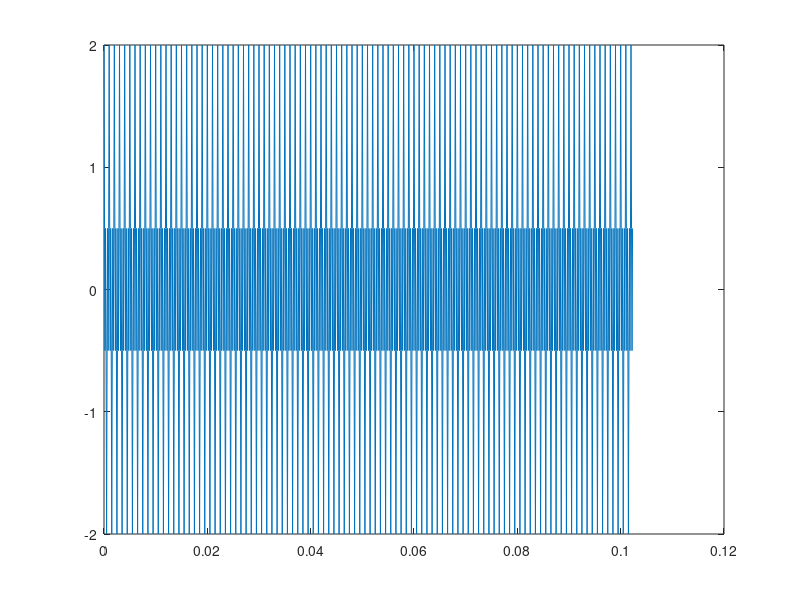
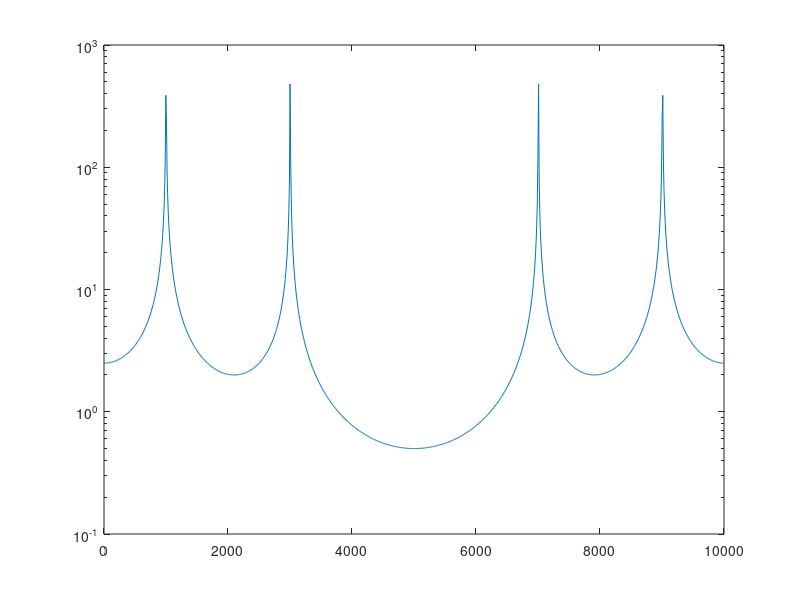
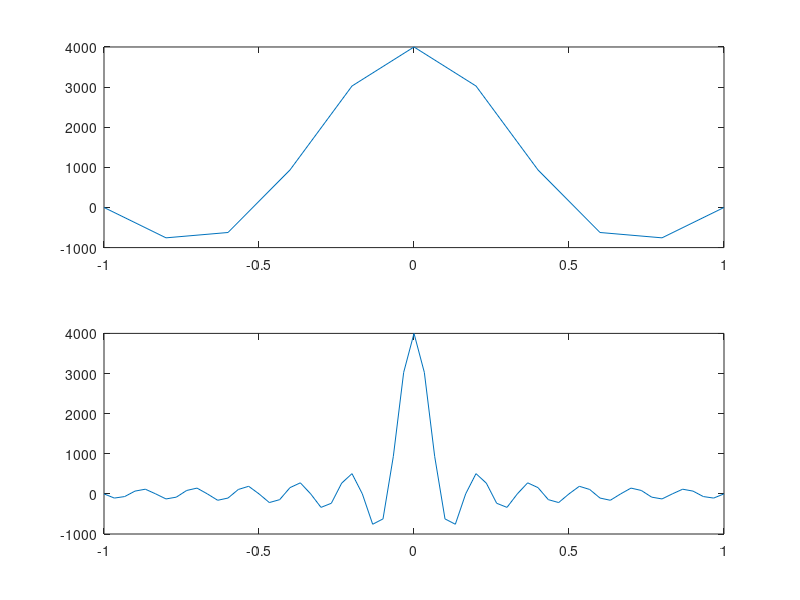
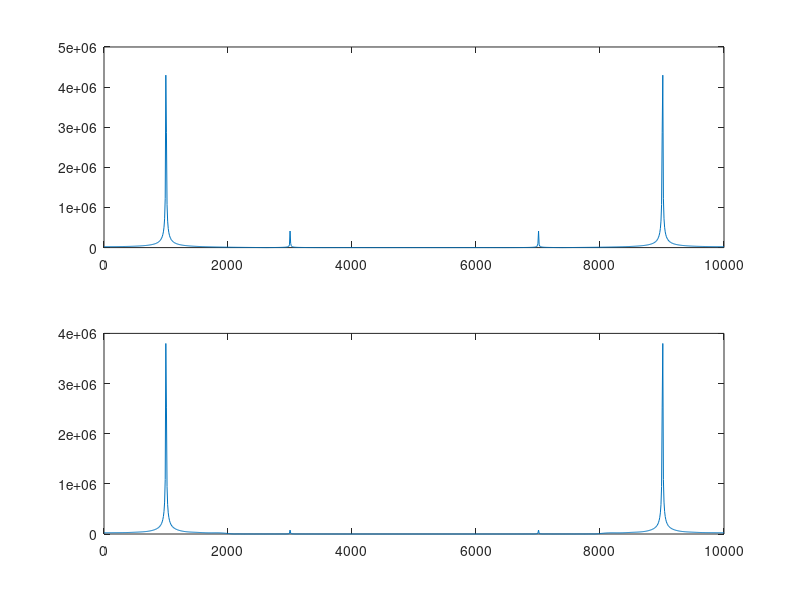

Write the MATLAB code that produced these figures, in order.
A=1;
f0=1000;
f1=3000;
T0=1/f0;
T1=1/f1;
N=1024;
Fe=10000;
Te=1/Fe;

temps=(0:N-1)*Te;

x=A*(cos(2*pi*f0*temps) + cos(2*pi*f1*temps));
%question 2
figure
plot(temps,x)
close();

%question 3
X = fft(x);

figure
echelle_frequentielle=linspace(0,Fe,length(X));
semilogy(echelle_frequentielle, abs(X));
close();

% Partie 2
%Q1 : h = 4000*sinc(pi*4000*temps)

ordre11 = linspace(-5, 5, 11);
ordre61 = linspace(-30, 30, 61);

figure
subplot(2,1,1)
plot(ordre11/5,4000*sinc(4000*ordre11*Te))

subplot(2,1,2)
plot(ordre61/30,4000*sinc(4000*ordre61*Te))
close();


H11 = fft(4000*sinc(4000*ordre11*Te),N);
H61 = fft(4000*sinc(4000*ordre61*Te),N);
figure
subplot(2,1,1)
plot(linspace(0,Fe,length(H11)),abs(H11.*X))

subplot(2,1,2)
plot(linspace(0,Fe,length(H61)),abs(H61.*X))
close();


%Partie 3

figure
semilogy(echelle_frequentielle, abs(X),'b');
hold on
semilogy(linspace(0,Fe,length(H11)),abs(H11.*X),'r');
hold on
semilogy(linspace(0,Fe,length(H61)),abs(H61.*X),'g');
grid
